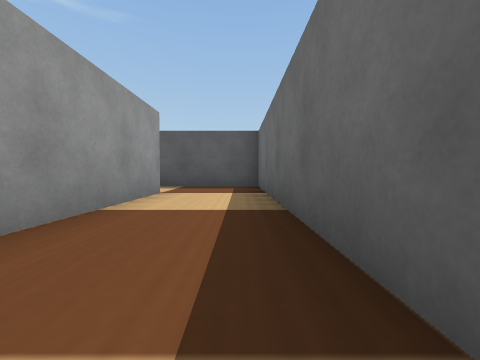
view 1 (above)

23 first-person views from a walk through a Webots world. The camera is 0.04 m above the floor, tilts 2° down and sees 90° across. The floor is counted in squares, 0.1 m on a side. Each view is taken from the middle of a square. On the plan, view 1 faces up. The plan holds only what a view shows up to about 9 squares ahead; the rest is blank. Robots are left out. Simple shapes and patterns stand in for the simulator's stock objects.

view 2
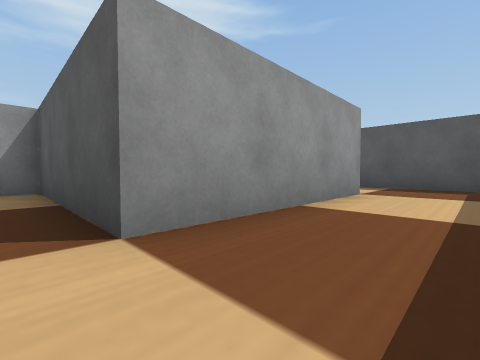

view 3
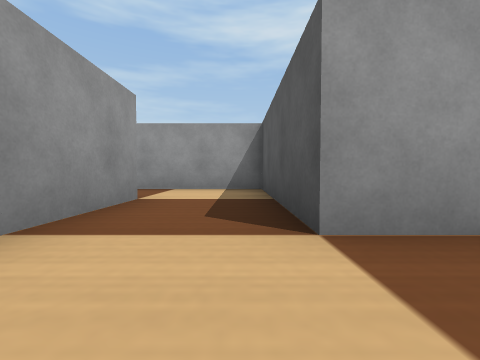

view 4
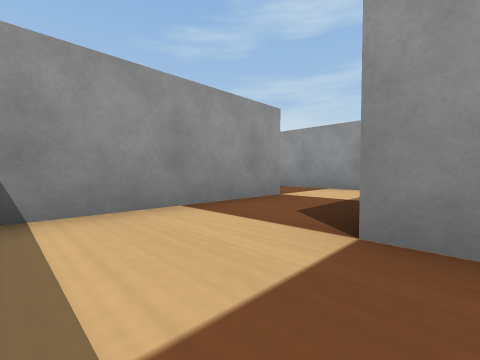

view 5
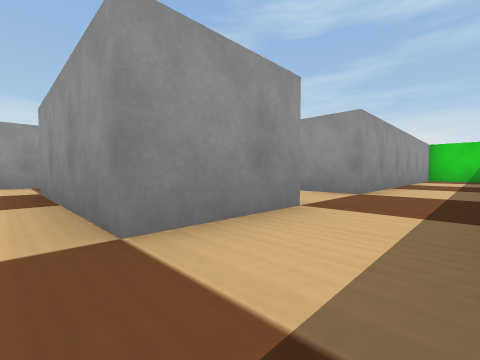

view 6
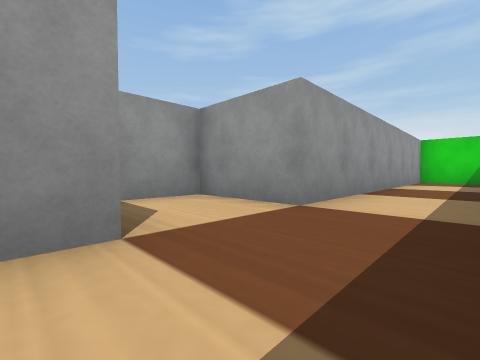

view 7
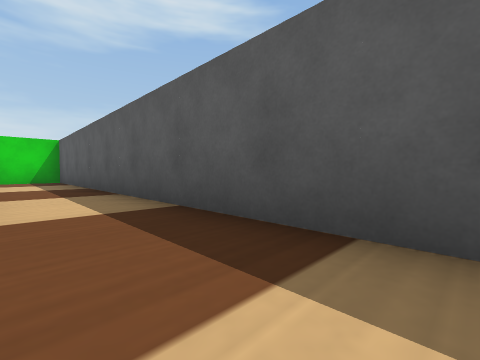

view 8
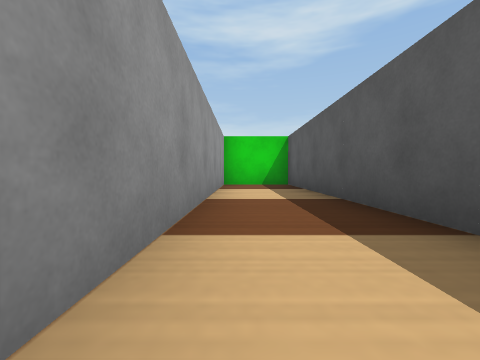

view 9
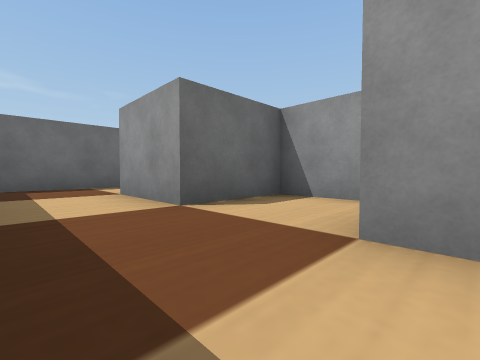

view 10
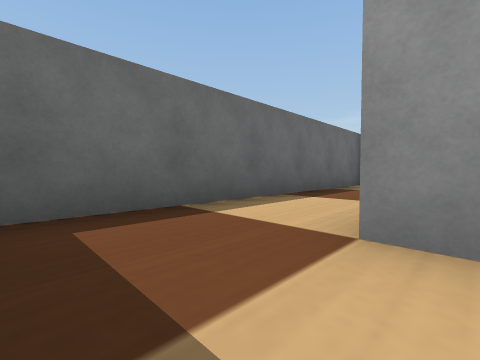

view 11
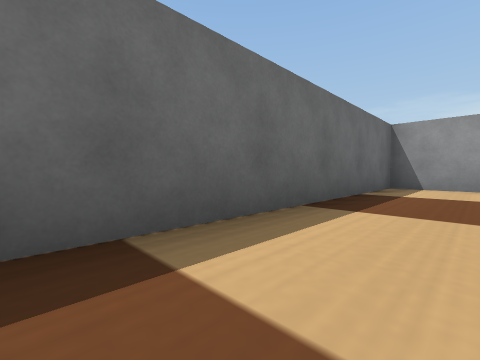

view 12
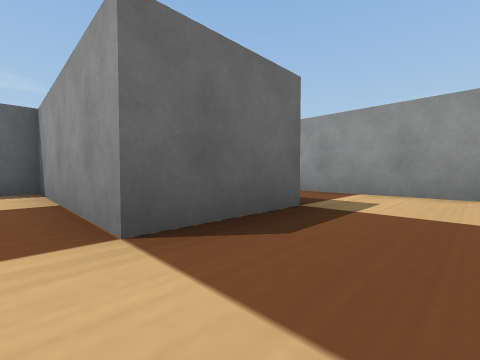

view 13
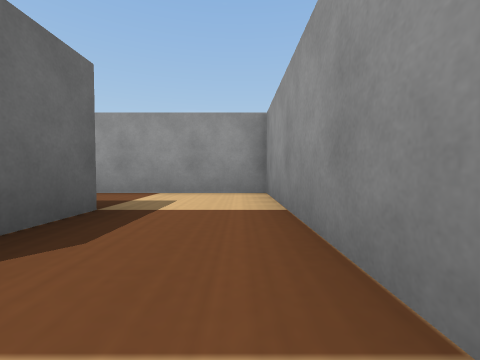

view 14
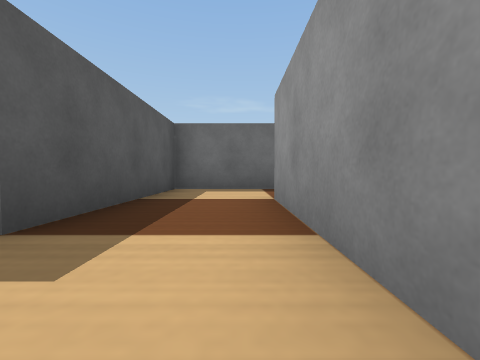

view 15
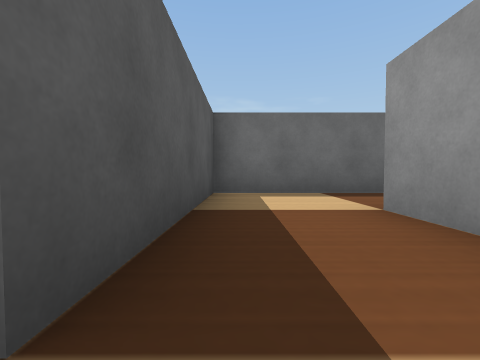

view 16
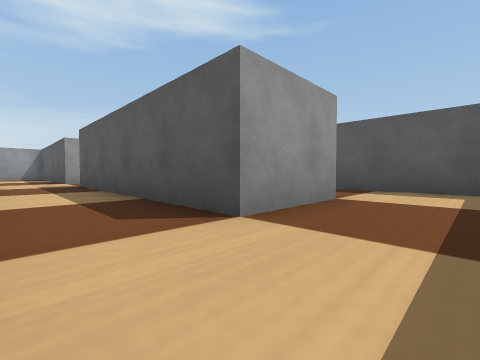

view 17
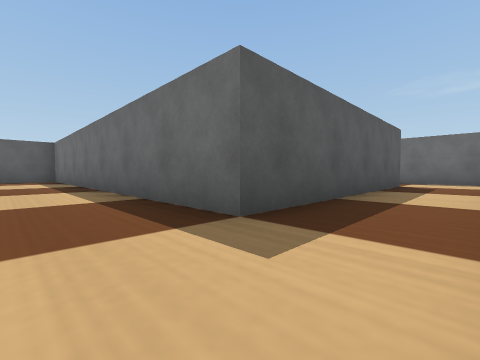

view 18
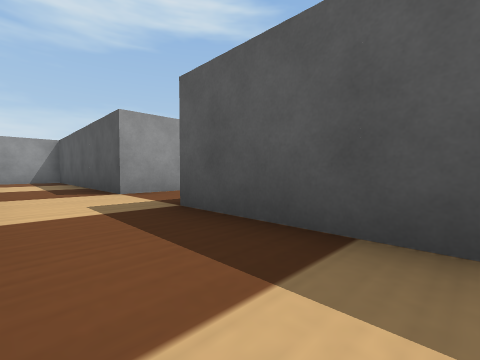

view 19
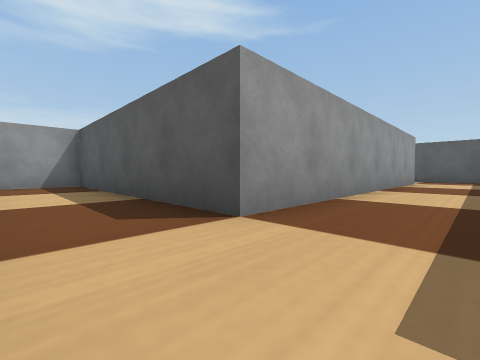

view 20
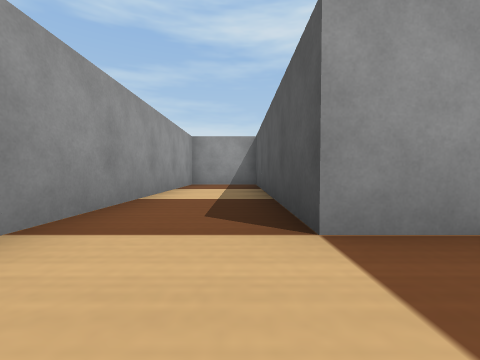

view 21
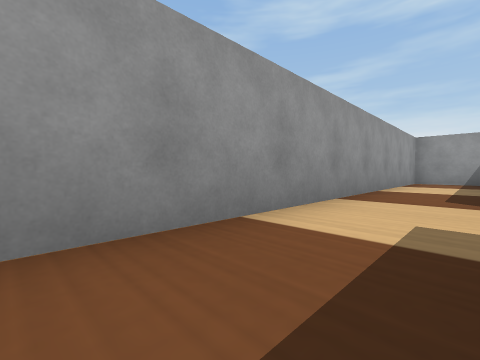

view 22
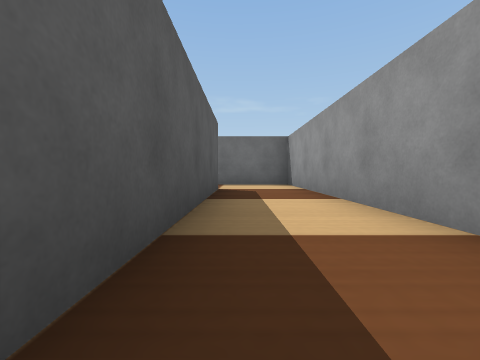

view 23
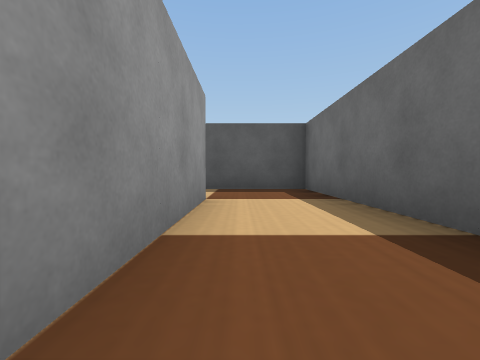

### Floor plan
Ten units are one square. View 1 is at (0, 0); x grows to the right and y downward. Boxes are objects, and circles mark ways between rooms. Rooms are numbered by the first view taken in them; rooms with no view inside come last. Other rooms are left out.
<svg viewBox="-160 -70 170 170">
<path fill="none" stroke="#000" d="M-15 -45 -15 -5M-15 15 5 15 5 -65 -15 -65M-135 -45 -55 -45 -55 -25 -35 -25 -35 -45 -15 -45M-15 -65 -135 -65M-35 15 -15 15M-15 -5 -55 -5 -55 15M-15 35 -35 35 -35 15M-55 15 -55 55 -15 55M-15 55 -15 75 -75 75 -75 -25 -99 -25M-95 -5 -95 75 -155 75 -155 95 5 95 5 55M5 55 5 35 -15 35"/>
<rect x="-155" y="-65" width="20" height="20" fill="#bbb"><title>green box</title></rect>
<circle cx="-25" cy="-55" r="3" fill="#2a7"/>
<circle cx="-25" cy="5" r="3" fill="#2a7"/>
<circle cx="-45" cy="25" r="3" fill="#2a7"/>
<circle cx="-25" cy="45" r="3" fill="#2a7"/>
<circle cx="-5" cy="65" r="3" fill="#2a7"/>
<text x="-10" y="-30">1</text>
<text x="-80" y="-50">2</text>
<text x="-40" y="0">3</text>
<text x="-40" y="40">4</text>
<text x="-80" y="60">5</text>
<text x="-10" y="40">6</text>
</svg>
Room 1 opens to room 2. Room 1 opens to room 3. Room 3 opens to room 4. Room 4 opens to room 6. Room 5 opens to room 6.

Where each view was taken, in squares from view 1:
view 1: 0 up, 0 right, facing up
view 2: 0 up, 0 right, facing up-left
view 3: 0 up, 0 right, facing left
view 4: 1 up, 0 right, facing down-left
view 5: 6 up, 1 left, facing down-left
view 6: 6 up, 3 left, facing down-left
view 7: 5 up, 3 left, facing up-left
view 8: 5 up, 6 left, facing left
view 9: 6 up, 6 left, facing down-right
view 10: 6 up, 2 left, facing down-right
view 11: 5 up, 1 left, facing down-right
view 12: 1 down, 5 left, facing down-right
view 13: 1 down, 5 left, facing down
view 14: 5 down, 5 left, facing right
view 15: 4 down, 4 left, facing right
view 16: 9 down, 0 right, facing up-left
view 17: 9 down, 9 left, facing up-right
view 18: 9 down, 5 left, facing up-left
view 19: 9 down, 8 left, facing up-left
view 20: 8 down, 8 left, facing left
view 21: 8 down, 6 left, facing down-left
view 22: 8 down, 7 left, facing right
view 23: 3 down, 9 left, facing up
